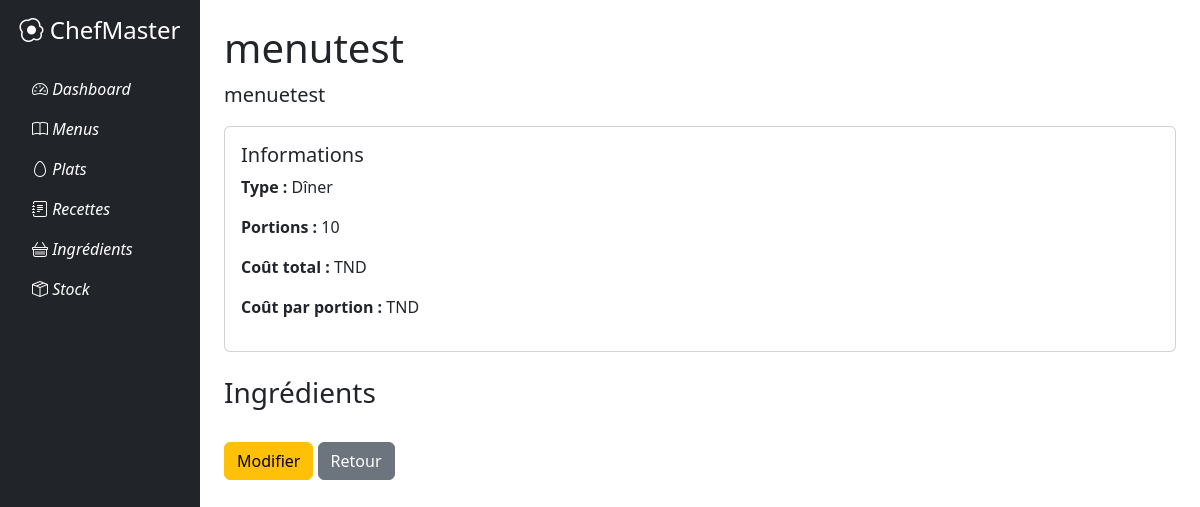
Before: /plats/2/ with the older database file.
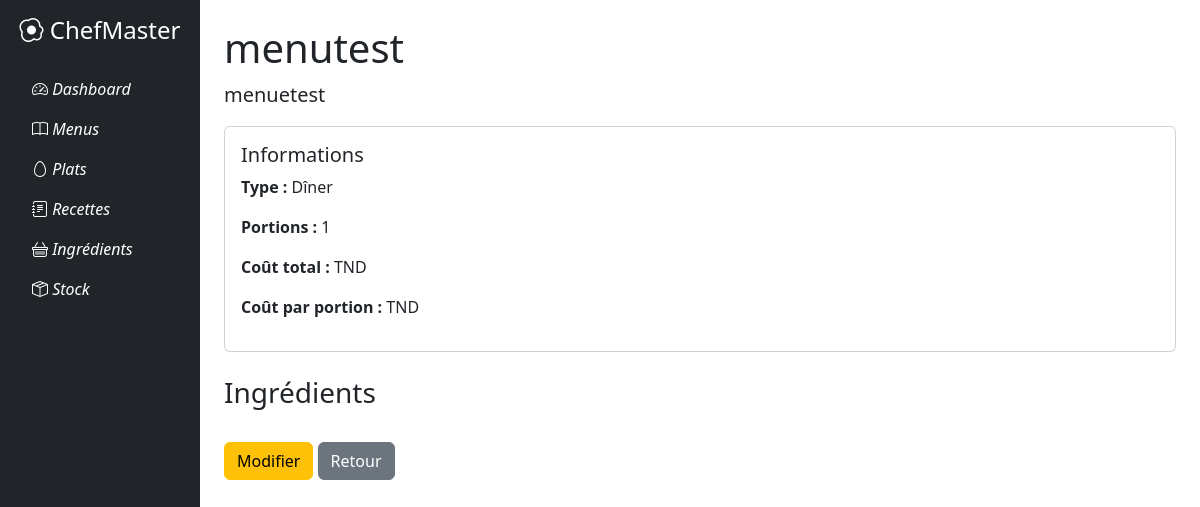
After: the same page with the newer database file.
### plats/models.py (models this page shows, shortened)
class Plat(models.Model):
    TYPE_PLAT_CHOICES = [
        ('petit_dejeuner', 'Petit déjeuner'),
        ('dejeuner', 'Déjeuner'),
        ('diner', 'Dîner'),
    ]
    nom = models.CharField(max_length=200)
    description = models.TextField()
    type_plat = models.CharField(max_length=20, choices=TYPE_PLAT_CHOICES)
    nombre_portions = models.PositiveIntegerField()
    date_preparation = models.DateField(auto_now_add=True)
    recette = models.ForeignKey(Recette, on_delete=models.CASCADE,
        null=True,  # Permet temporairement les valeurs NULL
        blank=True)  # Permet les champs vides dans les formulaires)

### plats/views.py (the view)
# urls.py: path('<int:pk>/', views.PlatDetailView.as_view(), name='plat-detail'),
class PlatDetailView(DetailView):
    model = Plat
    template_name = 'plats/plat_detail.html'

### plats/templates/plats/plat_detail.html (shortened to what this page needs)
{% extends 'base.html' %}
{% block content %}
<h1>{{ plat.nom }}</h1>
<p class="lead">{{ plat.description }}</p>
<div class="card mb-4">
    <div class="card-body">
        <h5 class="card-title">Informations</h5>
        <p><strong>Type :</strong> {{ plat.get_type_plat_display }}</p>
        <p><strong>Portions :</strong> {{ plat.nombre_portions }}</p>
        <p><strong>Coût total :</strong> {{ plat.calculer_cout_total|floatformat:2 }} TND</p>
        <p><strong>Coût par portion :</strong> {{ plat.cout_par_portion|floatformat:2 }} TND</p>
    </div>
</div>
<h3>Ingrédients</h3>
<a href="{% url 'plat-update' plat.pk %}" class="btn btn-warning">Modifier</a>
<a href="{% url 'plat-list' %}" class="btn btn-secondary">Retour</a>
{% endblock %}

Changed rows visible on the page:
changed Plat "menutest": nombre_portions "10" → "1"
